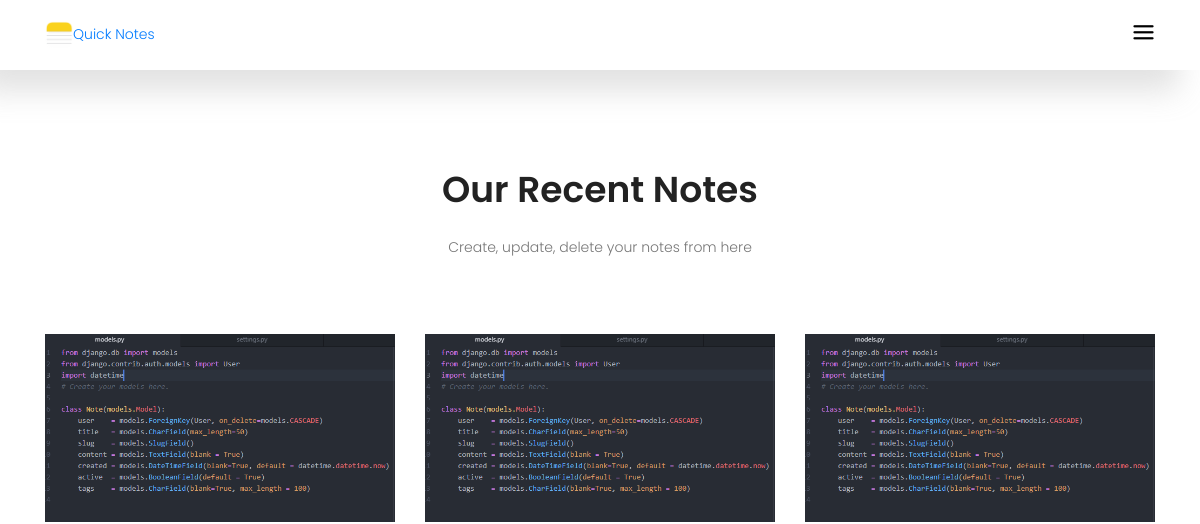
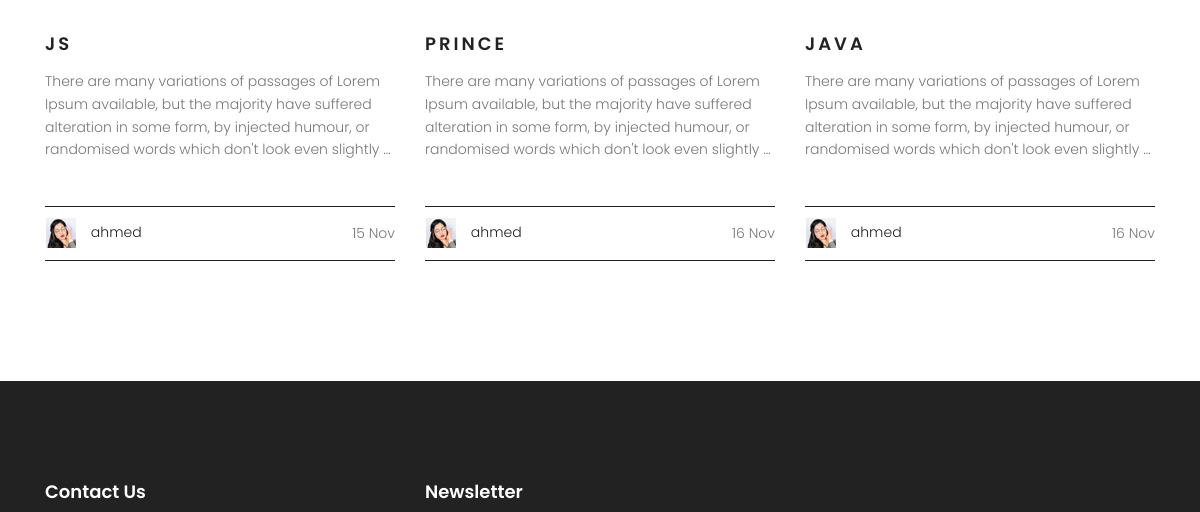
Before: /notes/ (upper part) with the older database file (2 pictures, top to bottom).
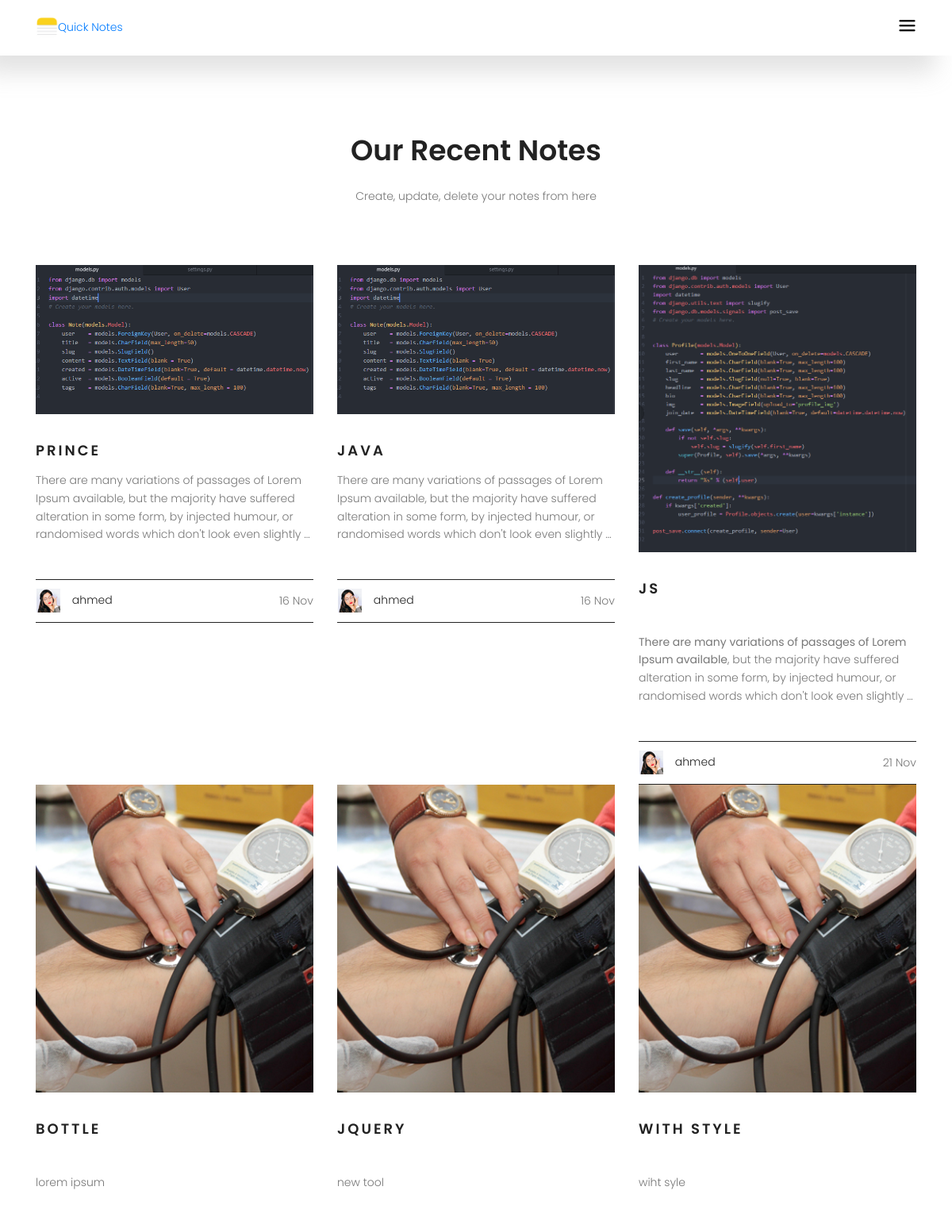
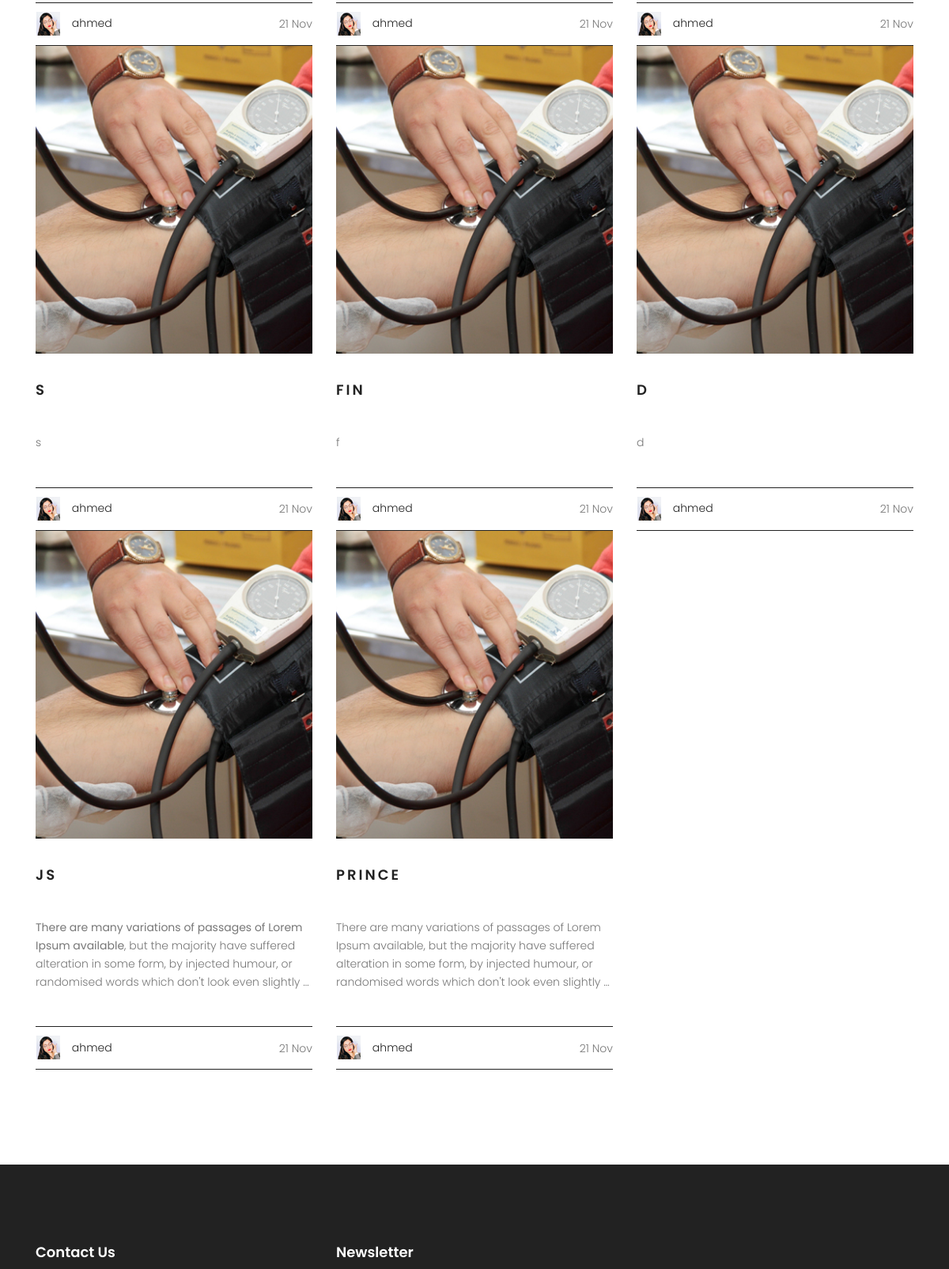
After: the same page with the newer database file (2 pictures, top to bottom).
### notes_app/models.py (models this page shows, shortened)
class Note(models.Model):
    user    = models.ForeignKey(User, on_delete=models.CASCADE)
    title   = models.CharField(max_length = 50)
    slug    = models.SlugField(blank=True, null=True)
    content = RichTextField()
    created = models.DateTimeField(blank=True, default=datetime.datetime.now)
    active  = models.BooleanField(default=True)
    tags    = models.CharField(blank=True, max_length=100)
    img     = models.ImageField(upload_to="notes-img")

### notes_app/views.py (the view)
def all_notes(request):
    all_notes = Note.objects.all()
    context = {
        'all_notes' : all_notes
    }
    return render(request, 'notes.html', context)

### notes_app/templates/notes.html (shortened to what this page needs)
{% extends "base.html" %}
{% load static %}
{% block body %}
			<section class="blog-area section-gap">
				<div class="container">
					<div class="row justify-content-center">
						<div class="col-md-8 pb-30 header-text">
							<h1>Our Recent Notes</h1>
							<p>
								Create, update, delete your notes from here
							</p>
						</div>
					</div>
					<div class="row">
                        {% for note in all_notes %}
                        <div class="single-blog col-lg-4 col-md-4">
							{% if note.img %}
							<img class="f-img img-fluid mx-auto" src="{{note.img.url}}" alt="">
							{% else %}
							<img class="f-img img-fluid mx-auto" src="{% static 'home-static/img/b3.jpg' %}" alt="">
							{% endif %}
							<h4>
								<a href="{%  url 'notes:note_details' note.slug %}">{{note.title}}</a>
							</h4>
							<p>
								{{note.content|truncatewords:'30'|safe}}
							</p>
							<div class="bottom d-flex justify-content-between align-items-center flex-wrap">
								<div>
									<img class="img-fluid" src="{% static 'home-static/img/user.png' %}" alt="">
									<a href="#"><span>{{note.user}}</span></a>
								</div>
								<div class="meta">
									{{note.created|date:"j M"}}
								</div>
							</div>
						</div>
                        {% endfor %}
					</div>
				</div>
			</section>
{% endblock %}

### templates/base.html (shortened to what this page needs)
{% load static %}
<!DOCTYPE html>
	<html lang="zxx" class="no-js">
	<head>
			<link rel="stylesheet" href="{% static 'home-static/css/linearicons.css' %}">
			<link rel="stylesheet" href="{% static 'home-static/css/font-awesome.min.css' %}">
			<link rel="stylesheet" href="{% static 'home-static/css/magnific-popup.css' %}">
			<link rel="stylesheet" href="{% static 'home-static/css/nice-select.css' %}">
			<link rel="stylesheet" href="https://code.jquery.com/ui/1.12.1/themes/base/jquery-ui.css">
			<link rel="stylesheet" href="{% static 'home-static/css/bootstrap.css' %}">
			<link rel="stylesheet" href="{% static 'home-static/css/main.css' %}">
			<link rel="stylesheet" href="{% static 'home-static/css/mystyle.css' %}">
		</head>
		<body>
			<header class="default-header">
				<div class="container">
					<div class="header-wrap">
						<div class="header-top d-flex justify-content-between align-items-center">
							<div class="logo">
								<a href="#home"><img src="{% static 'home-static/img/notes-logo.png' %}" style='width:28px' alt="">Quick Notes</a>
							</div>
							<div class="main-menubar d-flex align-items-center">
								<div class="menu-bar"><span class="lnr lnr-menu"></span></div>
							</div>
						</div>
					</div>
				</div>
			</header>
{% block body %}
{% endblock %}
			<footer class="footer-area section-gap">
				<div class="container">
					<div class="row">
						<div class="col-lg-4  col-md-6">
							<div class="single-footer-widget mail-chimp">
								<h6 class="mb-20">Contact Us</h6>
							</div>
						</div>
						<div class="col-lg-6  col-md-12">
							<div class="single-footer-widget newsletter">
								<h6>Newsletter</h6>
							</div>
						</div>
					</div>
				</div>
			</footer>
		</body>
	</html>

### static/home-static/css/main.css (style rules this page uses)
body { color: #777777; font-family: "Poppins", sans-serif; font-size: 14px; font-weight: 300; line-height: 1.625em; position: relative; }
a { -webkit-transition: all 0.3s ease 0s; -moz-transition: all 0.3s ease 0s; -o-transition: all 0.3s ease 0s; transition: all 0.3s ease 0s; }
a, a:focus, a:hover { text-decoration: none; outline: 0; }
h1, h2, h3, h4, h5, h6 { font-family: "Poppins", sans-serif; color: #222222; line-height: 1.2em !important; margin-bottom: 0; margin-top: 0; font-weight: 600; }
h1, .h1 { font-size: 36px; }
h4, .h4 { font-size: 20px; }
h6, .h6 { font-size: 14px; color: #222222; }
.mb-20 { margin-bottom: 20px; }
.pb-30 { padding-bottom: 30px; }
.flex-wrap { -webkit-flex-wrap: wrap; -moz-flex-wrap: wrap; -ms-flex-wrap: wrap; flex-wrap: wrap; }
h1 { font-size: 36px; }
h4 { font-size: 18px; }
h6 { font-size: 14px; }
h1, h2, h3, h4, h5, h6 { line-height: 1.5em; }
body { position: relative; }
.default-header { padding: 5px 0; position: absolute; top: 0; left: 0; width: 100%; z-index: 9; }
.menu-bar { cursor: pointer; }
.menu-bar span { color: #000; font-size: 24px; }
.main-menubar { position: relative; }
.section-gap { padding: 120px 0; }
.lnr { font-weight: 700; }
.default-header { background-color: #fff; padding: 20px 0; width: 100% !important; box-shadow: -21.213px 21.213px 30px 0px rgba(158, 158, 158, 0.3); }
.blog-area h1 { text-align: center; margin-bottom: 25px; font-weight: 600; text-transform: capitalize; }
.blog-area p { margin-bottom: 45px; text-align: center; }
.single-blog h4 { text-transform: uppercase; font-weight: 600; letter-spacing: 3px; margin-top: 35px; }
.single-blog a { color: #222; }
.single-blog p { text-align: left; margin-top: 15px; }
.single-blog .bottom { padding: 10px 0; border-top: 1px solid #222; border-bottom: 1px solid #222; }
.single-blog .bottom span { margin-left: 10px; }
.single-blog .f-img { -webkit-transition: all 0.3s ease 0s; -moz-transition: all 0.3s ease 0s; -o-transition: all 0.3s ease 0s; transition: all 0.3s ease 0s; }
.footer-area { padding-top: 100px; background-color: #222222; }
h6 { color: #fff; margin-bottom: 25px; font-size: 18px; font-weight: 600; }
p { color: #777; }
.single-footer-widget { color: #fff; }

Changed rows visible on the page:
removed Note: img (picture), title "JS", content "There are many variations of passages of Lorem Ipsum available, but the majority have suffered alteration in some form, by injected humour, or randomised words which don't look even slightly …", user "ahmed", created "15 Nov"
added Note: img (picture), title "JS", content "There are many variations of passages of Lorem Ipsum available , but the majority have suffered alteration in some form, by injected humour, or randomised words which don't look even slightly …", user "ahmed", created "21 Nov"
added Note: title "BOTTLE", content "lorem ipsum", user "ahmed", created "21 Nov"
added Note: title "JQUERY", content "new tool", user "ahmed", created "21 Nov"
added Note: title "WITH STYLE", content "wiht syle", user "ahmed", created "21 Nov"
added Note: title "S", content "s", user "ahmed", created "21 Nov"
added Note: title "FIN", content "f", user "ahmed", created "21 Nov"
added Note: title "D", content "d", user "ahmed", created "21 Nov"
added Note: title "JS", content "There are many variations of passages of Lorem Ipsum available , but the majority have suffered alteration in some form, by injected humour, or randomised words which don't look even slightly …", user "ahmed", created "21 Nov"
added Note: title "PRINCE", content "There are many variations of passages of Lorem Ipsum available, but the majority have suffered alteration in some form, by injected humour, or randomised words which don't look even slightly …", user "ahmed", created "21 Nov"
